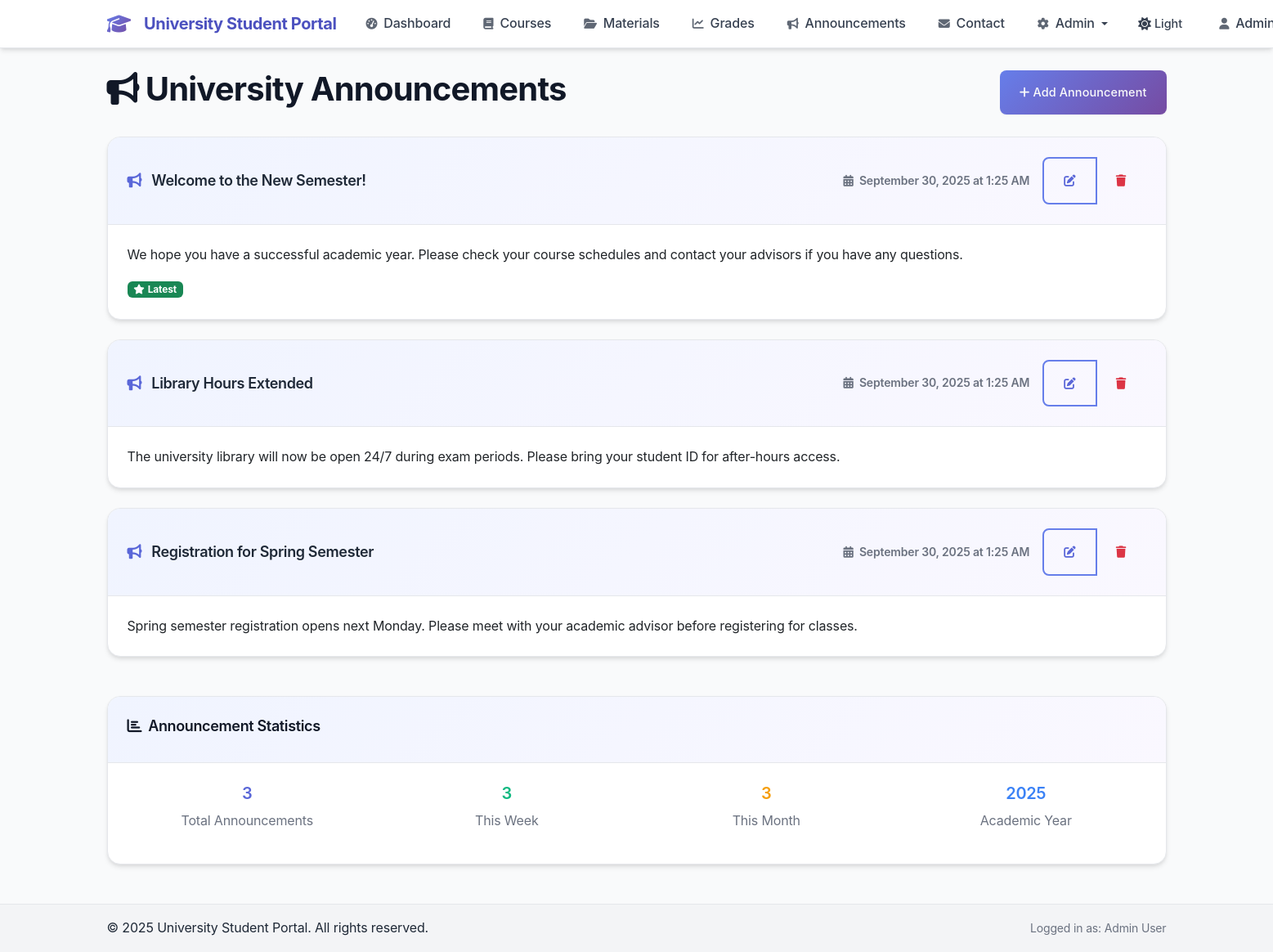
The app's page /news.php (signed in) with its own data.
### tables this page shows
CREATE TABLE IF NOT EXISTS announcements (
    id INT AUTO_INCREMENT PRIMARY KEY,
    title VARCHAR(255) NOT NULL,
    content TEXT NOT NULL,
    created_at TIMESTAMP DEFAULT CURRENT_TIMESTAMP
);

### db.php (called while the page is built, shortened)
<?php
function isAdmin() {
    return isset($_SESSION['role']) && $_SESSION['role'] === 'admin';
}
function sanitizeInput($input) {
    return htmlspecialchars(trim($input), ENT_QUOTES, 'UTF-8');
}
?>

### news.php (the view, shortened to what this page needs)
<?php
require_once 'db.php';
require_once 'header.php';
try {
    $stmt = $pdo->prepare("SELECT * FROM announcements ORDER BY created_at DESC");
    $stmt->execute();
    $announcements = $stmt->fetchAll();
} catch (PDOException $e) {
    $error_message = 'Database error occurred while loading announcements.';
}
?>
<div class="d-flex justify-content-between align-items-center mb-4">
    <h1><i class="fas fa-bullhorn me-2"></i>University Announcements</h1>
    <?php if (isAdmin()): ?>
        <button class="btn btn-primary" data-bs-toggle="modal" data-bs-target="#addAnnouncementModal">
            <i class="fas fa-plus me-1"></i>Add Announcement
        </button>
    <?php endif; ?>
</div>
<?php if (!empty($announcements)): ?>
    <div class="row">
        <?php foreach ($announcements as $index => $announcement): ?>
            <div class="col-12 mb-4">
                <div class="card">
                    <div class="card-header d-flex justify-content-between align-items-center">
                        <h5 class="card-title mb-0">
                            <i class="fas fa-bullhorn me-2 text-primary"></i>
                            <?= sanitizeInput($announcement['title']) ?>
                        </h5>
                        <div class="d-flex align-items-center">
                            <small class="text-muted me-3">
                                <i class="fas fa-calendar-alt me-1"></i>
                                <?= date('F j, Y \a\t g:i A', strtotime($announcement['created_at'])) ?>
                            </small>
                            <?php if (isAdmin()): ?>
                                <div class="btn-group btn-group-sm">
                                    <button class="btn btn-outline-primary"
                                            onclick="editAnnouncement(<?= htmlspecialchars(json_encode($announcement), ENT_QUOTES, 'UTF-8') ?>)"
                                            title="Edit Announcement">
                                        <i class="fas fa-edit"></i>
                                    </button>
                                    <button class="btn btn-outline-danger"
                                            onclick="deleteAnnouncement(<?= $announcement['id'] ?>, '<?= sanitizeInput($announcement['title']) ?>')"
                                            title="Delete Announcement">
                                        <i class="fas fa-trash"></i>
                                    </button>
                                </div>
                            <?php endif; ?>
                        </div>
                    </div>
                    <div class="card-body">
                        <div class="announcement-content">
                            <?= nl2br(sanitizeInput($announcement['content'])) ?>
                        </div>
                        <?php if ($index === 0): ?>
                            <div class="mt-3">
                                <span class="badge bg-success">
                                    <i class="fas fa-star me-1"></i>Latest
                                </span>
                            </div>
                        <?php endif; ?>
                    </div>
                </div>
            </div>
        <?php endforeach; ?>
    </div>
    <div class="card mt-4">
        <div class="card-header">
            <h5><i class="fas fa-chart-bar me-2"></i>Announcement Statistics</h5>
        </div>
        <div class="card-body">
            <div class="row text-center">
                <div class="col-md-3">
                    <h4 class="text-primary"><?= count($announcements) ?></h4>
                    <p class="text-muted">Total Announcements</p>
                </div>
                <div class="col-md-3">
                    <h4 class="text-success">
                        <?= count(array_filter($announcements, function($a) { return strtotime($a['created_at']) > strtotime('-7 days'); })) ?>
                    </h4>
                    <p class="text-muted">This Week</p>
                </div>
                <div class="col-md-3">
                    <h4 class="text-warning">
                        <?= count(array_filter($announcements, function($a) { return strtotime($a['created_at']) > strtotime('-30 days'); })) ?>
                    </h4>
                    <p class="text-muted">This Month</p>
                </div>
                <div class="col-md-3">
                    <h4 class="text-info"><?= date('Y') ?></h4>
                    <p class="text-muted">Academic Year</p>
                </div>
            </div>
        </div>
    </div>
<?php endif; ?>
<?php require_once 'footer.php'; ?>

### style.css (style rules this page uses)
:root { --primary-50: #f0f4ff; --primary-100: #e0eaff; --primary-200: #c7d8ff; --primary-300: #a4bcff; --primary-400: #8195ff; --primary-500: #667eea; --primary-600: #5a67d8; --primary-700: #4c51bf; --primary-800: #434190; --primary-900: #3c366b; --secondary-50: #faf8ff; --secondary-100: #f3f0ff; --secondary-200: #e8e1ff; --secondary-300: #d6c7ff; --secondary-400: #c1a3ff; --secondary-500: #764ba2; --secondary-600: #68428a; --secondary-700: #5a3972; --secondary-800: #4c305a; --secondary-900: #3e2742; --gray-50: #f9fafb; --gray-100: #f3f4f6; --gray-200: #e5e7eb; --gray-300: #d1d5db; --gray-400: #9ca3af; --gray-500: #6b7280; --gray-600: #4b5563; --gray-700: #374151; --gray-800: #1f2937; --gray-900: #111827; --success: #10b981; --warning: #f59e0b; --error: #ef4444; --info: #3b82f6; --font-family-base: 'Inter', -apple-system, BlinkMacSystemFont, 'Segoe UI', Roboto, sans-serif; --font-family-heading: 'Inter', -apple-system, BlinkMacSystemFont, 'Segoe UI', Roboto, sans-serif; --space-xs: 0.25rem; --space-sm: 0.5rem; --space-md: 1rem; --space-lg: 1.5rem; --space-xl: 2rem; --space-2xl: 3rem; --radius-sm: 0.375rem; --radius-md: 0.5rem; --radius-lg: 0.75rem; --radius-xl: 1rem; --radius-2xl: 1.5rem; --shadow-sm: 0 1px 2px 0 rgba(0, 0, 0, 0.05); --shadow-md: 0 4px 6px -1px rgba(0, 0, 0, 0.1), 0 2px 4px -1px rgba(0, 0, 0, 0.06); --shadow-lg: 0 10px 15px -3px rgba(0, 0, 0, 0.1), 0 4px 6px -2px rgba(0, 0, 0, 0.05); --shadow-xl: 0 20px 25px -5px rgba(0, 0, 0, 0.1), 0 10px 10px -5px rgba(0, 0, 0, 0.04); --shadow-2xl: 0 25px 50px -12px rgba(0, 0, 0, 0.25); --gradient-primary: linear-gradient(135deg, var(--primary-500) 0%, var(--secondary-500) 100%); --gradient-primary-hover: linear-gradient(135deg, var(--primary-600) 0%, var(--secondary-600) 100%); --gradient-subtle: linear-gradient(135deg, var(--primary-50) 0%, var(--secondary-50) 100%); --transition-fast: 150ms ease-in-out; --transition-normal: 250ms ease-in-out; --transition-slow: 350ms ease-in-out; }
body { font-family: var(--font-family-base); background-color: var(--gray-50); color: var(--gray-800); line-height: 1.6; letter-spacing: -0.01em; }
html { scroll-behavior: smooth; scroll-padding-top: 80px; }
body { overflow-x: hidden; }
h1, h2, h3, h4, h5, h6 { font-family: var(--font-family-heading); font-weight: 600; line-height: 1.3; letter-spacing: -0.02em; color: var(--gray-900); scroll-margin-top: 80px; }
h1 { font-size: 2.5rem; font-weight: 700; animation: fadeInUp 0.8s ease-out; }
h4 { font-size: 1.25rem; animation: fadeInUp 0.8s ease-out 0.3s both; }
h5 { font-size: 1.125rem; animation: fadeInUp 0.8s ease-out 0.4s both; }
.btn { font-weight: 500; border-radius: var(--radius-md); transition: var(--transition-fast); border: none; padding: var(--space-md) var(--space-lg); font-size: 0.9rem; letter-spacing: 0.01em; }
.btn-primary { background: var(--gradient-primary); color: var(--gray-50); box-shadow: var(--shadow-sm); }
.btn-outline-primary { border: 2px solid var(--primary-500); color: var(--primary-600); background: transparent; }
.card { border: 1px solid var(--gray-200); border-radius: var(--radius-xl); box-shadow: var(--shadow-md); overflow: hidden; transition: var(--transition-normal); }
.card-header { background: var(--gradient-subtle); border-bottom: 1px solid var(--gray-200); padding: var(--space-lg); font-weight: 600; color: var(--gray-800); }
.card-body { padding: var(--space-lg); }
.text-muted { color: var(--gray-500) !important; }
.text-primary { color: var(--primary-600) !important; }
.text-success { color: var(--success) !important; }
.text-warning { color: var(--warning) !important; }
.text-info { color: var(--info) !important; }
html { transition: background-color 0.3s ease, color 0.3s ease; }

### records on screen
announcements: title "Welcome to the New Semester!", created_at "September 30, 2025 at 1:25 AM", content "We hope you have a successful academic year. Please check your course schedules and contact your advisors if you have any questions.", shows "Latest"
announcements: title "Library Hours Extended", created_at "September 30, 2025 at 1:25 AM", content "The university library will now be open 24/7 during exam periods. Please bring your student ID for after-hours access."
announcements: title "Registration for Spring Semester", created_at "September 30, 2025 at 1:25 AM", content "Spring semester registration opens next Monday. Please meet with your academic advisor before registering for classes."

### other values on screen
SITE_NAME "University Student Portal"
count($announcements) "3"
sanitizeInput($_SESSION['name'] ?? 'User') "Admin User"
